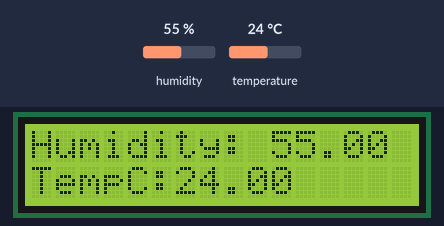
Recording of a sketch running on a simulated Arduino Uno, built with avr-gcc and run on an emulated ATmega328P. Parts: 16×2 character LCD. The inputs (shaded band) are chosen by the test bench; at power-on: humidity 55 %, temperature 24 °C.

Above: at 1.7 s.
1.8 s: humidity set to 22 %
At 3.5 s:
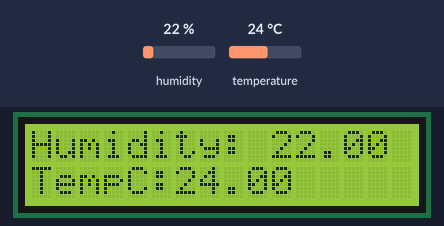
4.5 s: temperature set to 12 °C
At 5.8 s:
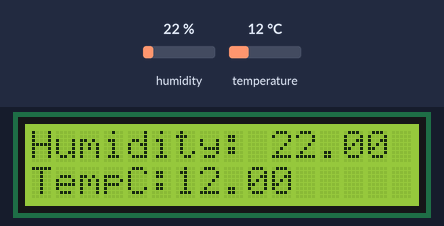
7.2 s: humidity set to 40 %
At 9.4 s:
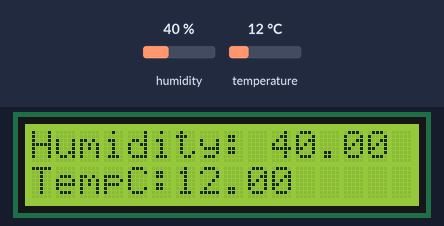
10.1 s: temperature set to 19 °C
At 11.8 s:
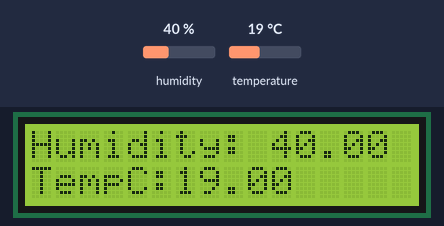
Timing chart, 0 to 13.3 s (numbered marks = the images above; inputs shaded):
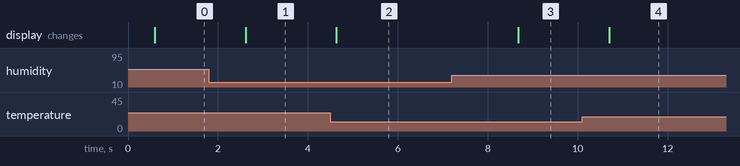

Measured:
- after the input at 1.8 s, the display: changes after 0.81 s (image 1)
- after the input at 4.5 s, the display: changes after 0.14 s (image 2)
- after the input at 7.2 s, the display: changes after 1.5 s (image 3)
- after the input at 10.1 s, the display: changes after 0.61 s (image 4)

The sketch:

DHT11___LCD_HW.ino
```cpp
#include "DHT.h"
#define Type DHT11
#include <LiquidCrystal.h>

int rs =7;
int en = 8;
int d4 = 9;
int d5 =10;
int d6 = 11;
int d7 =12;

int sensePin = 2;

DHT HT(sensePin,Type);
float humidity;
float tempC;
float tempF;
int st = 500;

LiquidCrystal lcd(rs,en,d4,d5,d6,d7);

void setup() {
  // put your setup code here, to run once:
  Serial.begin(9600);
  lcd.begin(16,2);
  HT.begin();
  delay(st);


}

void loop() {
  // put your main code here, to run repeatedly:

  humidity = HT.readHumidity();
  tempC = HT.readTemperature();
  tempF = HT.readTemperature(true);
  lcd.setCursor(0,0);
  lcd.print("Humidity: ");
  lcd.print(humidity);
  lcd.setCursor(0,1);
  lcd.print("TempC:");
  lcd.print(tempC);


}
```
